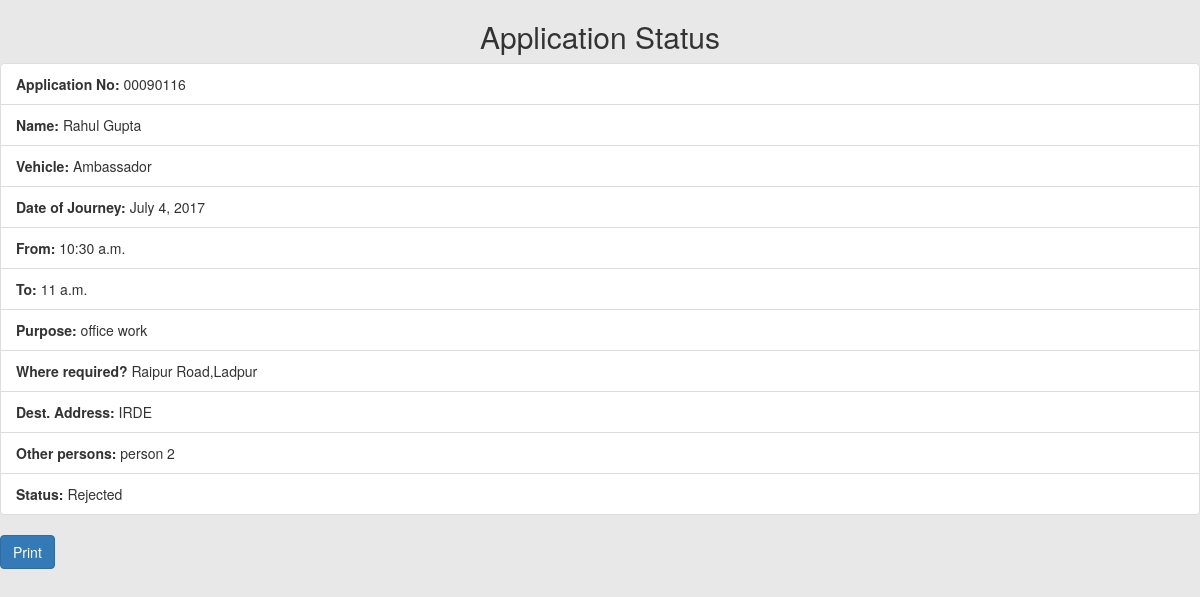
/vehicle/inbox/00090116/, run on the app's committed database.
### vehicle/models.py (models this page shows, shortened)
class UserInbox(models.Model):
	user = models.ForeignKey(UserProfile,on_delete=models.CASCADE)
	veh = models.ForeignKey(Vehicle,null=True)
	app_no = models.CharField(max_length=128)
	app_sub_time = models.DateTimeField(auto_now=False,auto_now_add=True)
	date_of_journey = models.DateField(blank=False)
	from_time = models.TimeField(blank=True)
	to_time = models.TimeField(blank=True)
	purpose = models.CharField(max_length=128)
	source = models.CharField(max_length=128)
	destination = models.CharField(max_length=128,blank=True)
	others = models.CharField(max_length=128)
	status = models.CharField(max_length=30,choices=status,default='Pending')

class UserProfile(models.Model):
	user = models.OneToOneField(User,on_delete=models.CASCADE)
	name = models.CharField(max_length=128)
	designation = models.CharField(max_length=128)
	seqno = models.IntegerField(default=0)
	contact = models.CharField(blank=True,max_length=128)

class Vehicle(models.Model):
		veh_name = models.CharField(max_length=128)
		capacity = models.CharField(max_length=30)
		image = models.ImageField(upload_to='veh_pics',blank=True)

### vehicle/views.py (the view)
# urls.py: url(r'^inbox/(?P<app_no>[\w|\W]+)/$',views.print_status,name='print_status'),
def print_status(request,app_no):
	i = get_object_or_404(UserInbox,app_no=app_no)
	return render(request,'print_status.html',{'i':i})

### templates/print_status.html (shortened to what this page needs)
<!DOCTYPE html>
<html>
<head>
  <link rel="stylesheet" href="https://maxcdn.bootstrapcdn.com/bootstrap/3.3.7/css/bootstrap.min.css">
</head>
<body style="background-color: #E8E8E8;">
<h2 align="center">Application Status</h2>
	<ul class="list-group">
  <li class="list-group-item"><strong>Application No:</strong>  {{ i.app_no }}</li>
  <li class="list-group-item"><strong>Name:</strong> {{ i.user.name }}</li>
  <li class="list-group-item"><strong>Vehicle:</strong>  {{ i.veh.veh_name }}</li>
  <li class="list-group-item"><strong>Date of Journey:</strong> {{ i.date_of_journey }}</li>
  <li class="list-group-item"><strong>From:</strong>  {{ i.from_time }}</li>
  <li class="list-group-item"><strong>To:</strong>  {{ i.to_time }}</li>
  <li class="list-group-item"><strong>Purpose:</strong> {{ i.purpose }}</li>
  <li class="list-group-item"><strong>Where required?</strong>  {{ i.source }}</li>
  <li class="list-group-item"><strong>Dest. Address:</strong>  {{ i.destination }}</li>
  <li class="list-group-item"><strong>Other persons:</strong> {{ i.others }}</li>
  <li class="list-group-item"><strong>Status:</strong> {{ i.status }}</li>
</ul>
	<button class="btn btn-primary align-center" onclick="myFunction()" type="submit">Print</button>
</body>
</html>

### templates/print_status.html (style rules this page uses)
.list-group { background-color: #E8E8E8; }

### data on the page
UserInbox: app_no "00090116", user.name "Rahul Gupta", veh.veh_name "Ambassador", date_of_journey "July 4, 2017", from_time "10:30 a.m.", to_time "11 a.m.", purpose "office work", source "Raipur Road,Ladpur", destination "IRDE", others "person 2", status "Rejected"
